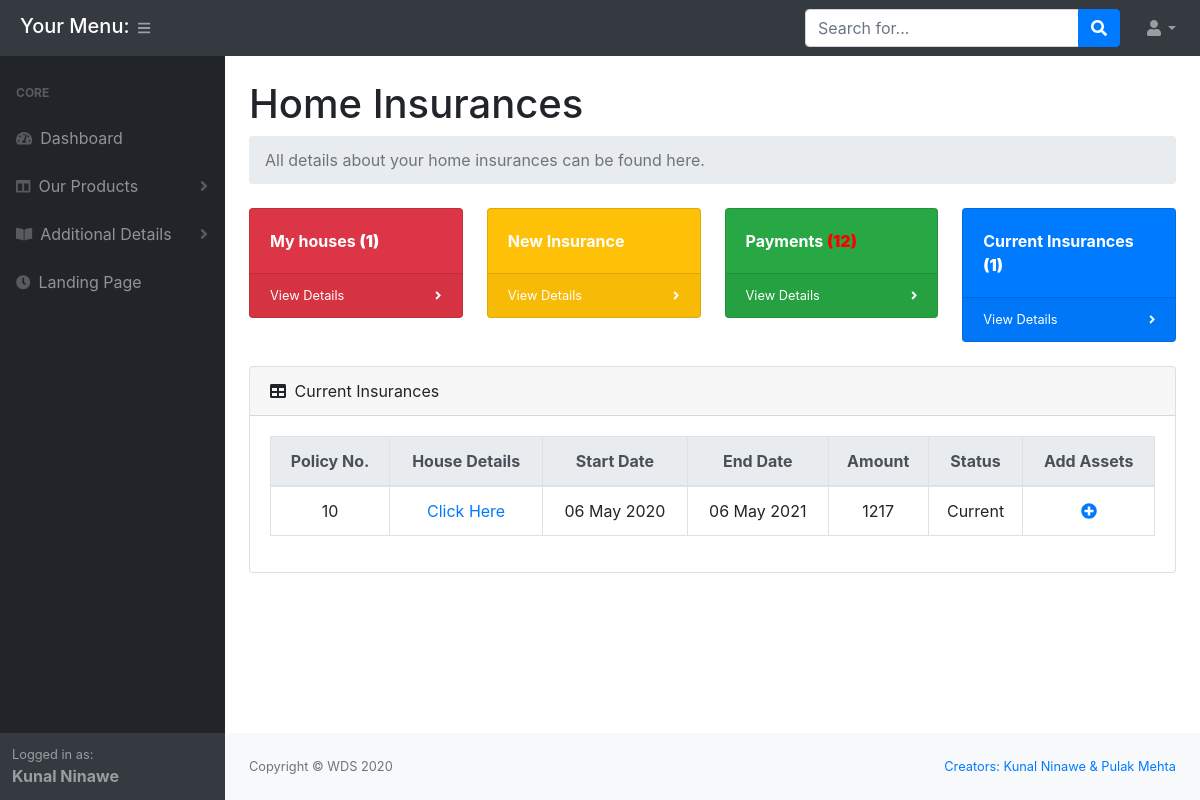
Before: /customer/current_ins.php (signed in) with the older database file.
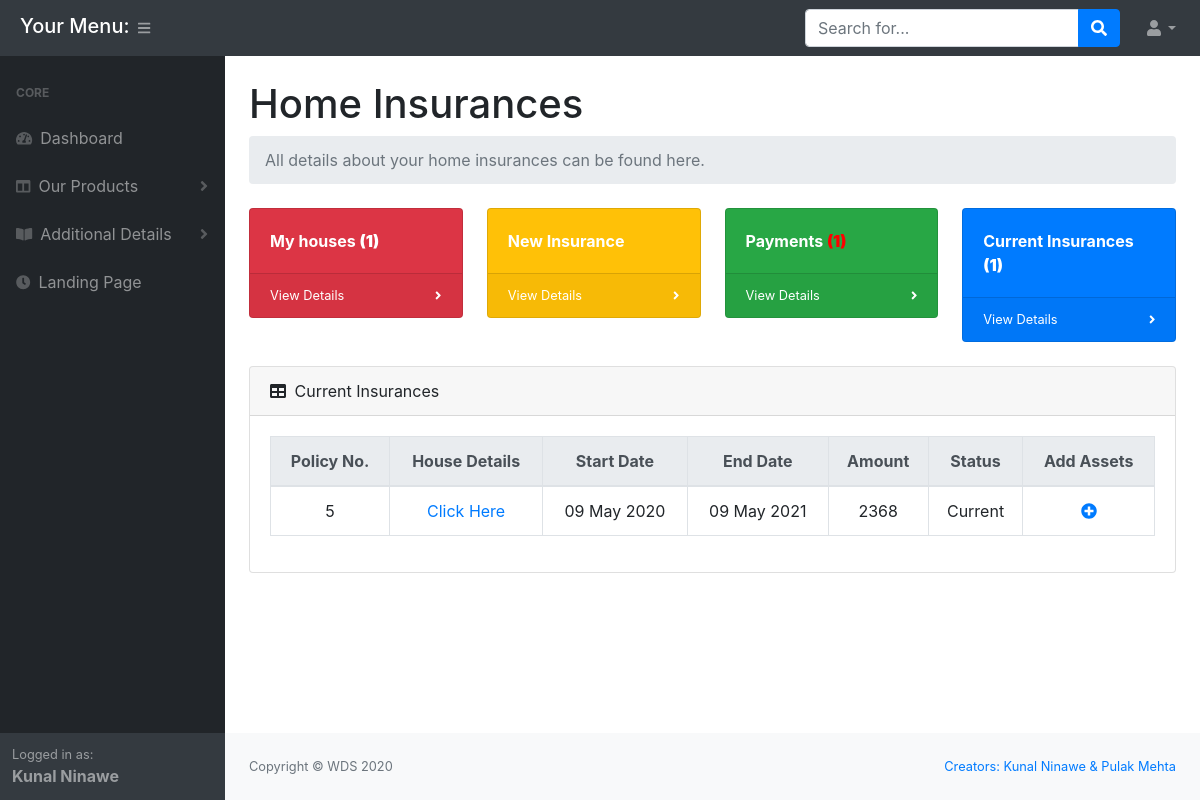
After: the same page with the newer database file.
### tables this page shows
CREATE TABLE IF NOT EXISTS `home_ins` (
  `hinsid` int(11) NOT NULL AUTO_INCREMENT,
  `cust_id` int(11) NOT NULL,
  `start_date` date NOT NULL,
  `end_date` date NOT NULL,
  `total_amount` bigint(13) NOT NULL,
  `status` varchar(1) NOT NULL DEFAULT 'C',
  PRIMARY KEY (`hinsid`),
  KEY `fk_cust_id` (`cust_id`)
);

### customer/functions.php (the view, shortened to what the changed rows need)
<?php
	function getFormattedDate($time){
        $day=date("d",$time);
        $month=date("M",$time);
        $year=date("Y",$time);
        return ($day." ".$month." ".$year);
	}
	function showHomeInsDetails($email){
		global $conn;
		$sql = "SELECT * FROM home_ins WHERE cust_id=(SELECT cust_id FROM cust_details WHERE email='$email')";
		$query = mysqli_query($conn, $sql);
		$num_rows = mysqli_num_rows($query);
		if($num_rows > 0){
			return $query;
		}
		else{
			return false;
		}
	}
	function getCurrentMonthPaymentCount($email){
		global $conn;
		$sql = "SELECT * FROM home_ins_payments WHERE status = '0' AND hinsid IN(
			SELECT hinsid FROM home_ins WHERE cust_id=(
				SELECT cust_id FROM cust_details WHERE email='$email')
		) ORDER BY hinsid asc";
		$query = mysqli_query($conn, $sql);
		$rows = mysqli_num_rows($query);
		if($rows>0){
			return $rows;
		}
		else{
			return 0;
		}
	}
	function getPaymentCountForHins($hinsid){
		global $conn;
		$hinsid = mysqli_real_escape_string($conn, $hinsid);
		$sql = "SELECT * FROM home_ins_payments WHERE status = '0' AND hinsid='$hinsid'";
		$query = mysqli_query($conn, $sql);
		$rows = mysqli_num_rows($query);
		if($rows>0){
			return $rows;
		}
		else{
			return 0;
		}
	}

### customer/functions.php (the view, shortened to what the changed rows need)
<?php
	function getFormattedDate($time){
        $day=date("d",$time);
        $month=date("M",$time);
        $year=date("Y",$time);
        return ($day." ".$month." ".$year);
	}
	function showHomeInsDetails($email){
		global $conn;
		$sql = "SELECT * FROM home_ins WHERE cust_id=(SELECT cust_id FROM cust_details WHERE email='$email')";
		$query = mysqli_query($conn, $sql);
		$num_rows = mysqli_num_rows($query);
		if($num_rows > 0){
			return $query;
		}
		else{
			return false;
		}
	}
	function getCurrentMonthPaymentCount($email){
		global $conn;
		$sql = "SELECT * FROM home_ins_payments WHERE status = '0' AND hinsid IN(
			SELECT hinsid FROM home_ins WHERE cust_id=(
				SELECT cust_id FROM cust_details WHERE email='$email')
		) ORDER BY hinsid asc";
		$query = mysqli_query($conn, $sql);
		$rows = mysqli_num_rows($query);
		if($rows>0){
			return $rows;
		}
		else{
			return 0;
		}
	}
	function getPaymentCountForHins($hinsid){
		global $conn;
		$hinsid = mysqli_real_escape_string($conn, $hinsid);
		$sql = "SELECT * FROM home_ins_payments WHERE status = '0' AND hinsid='$hinsid'";
		$query = mysqli_query($conn, $sql);
		$rows = mysqli_num_rows($query);
		if($rows>0){
			return $rows;
		}
		else{
			return 0;
		}
	}

### customer/current_ins.php (shortened to what the changed rows need)
<!DOCTYPE html>
<html>
<head>
</head>
<body class="sb-nav-fixed">
    <?php
    require_once 'header.php';
    ?>
    <div id="layoutSidenav_content">
        <?php
        require_once 'home_ins_header.php';
        ?>
        <?php
        $result1 = showHomeInsDetails($_SESSION['email']);
        ?>
        <div class="home_ins_content">
            <div class="card mb-4">
                <div class="card-body">
                    <div class="table-responsive-lg">
                        <table class="table table-bordered table-hover text-center">
                            <thead class="thead-light">
                                <tr>
                                    <th>Policy No.</th>
                                    <th>House Details</th>
                                    <th>Start Date</th>
                                    <th>End Date</th>
                                    <th>Amount</th>
                                    <th>Status</th>
                                    <th>Add Assets</th>
                                </tr>
                            </thead>
                            <tbody>
                            <?php
                            $result = showHomeInsDetails($_SESSION['email']);
                            if ($result == false) {
                                echo " <tr>
                                        <td colspan='8'>No insurances found. &nbsp;&nbsp;Add some from new insurance portal.</td>
                                      </tr>";
                            } else {
                                while ($row = mysqli_fetch_array($result)) {
                                    if($row['status']=='C'){
                                        $row['status'] = 'Current';
                                    }
                                    else{
                                        $row['status'] = 'Expired';
                                    }
                                    $row['start_date'] = getFormattedDate(strtotime($row['start_date']));
                                    $row['end_date'] = getFormattedDate(strtotime($row['end_date']));
                                    $paymentCountForHinsid = getPaymentCountForHins($row['hinsid']);
                                    echo "
                                            <tr>
                                                <td>".$row['hinsid']."</td>
                                                <td><a href='#' data-toggle='modal' data-target='#homeDetailsModall".$row['hinsid']."'>Click Here</a></td>
                                                <td>" . $row['start_date'] . "</td>
                                                <td>" . $row['end_date'] . "</td>
                                                <td>" . $row['total_amount'] . "</td>
                                                <td>" . $row['status'] . "</td>";
                                    if($paymentCountForHinsid > 0){
                                        echo "  <td><a href='#' data-toggle='modal' data-target='#addAssetModal".$row['hinsid']."'><i class='fas fa-plus-circle'></i></a></td>";
                                    }
                                    else{
                                        echo "  <td>Payments Completed</td>";
                                    }
                                    echo  "  </tr>
                                        ";
                                }
                            }
                            ?>
                            </tbody>
                        </table>
                    </div>
                </div>
            </div>
        </div>
    </div>
    </main>
    </div>
</body>
</html>

### customer/home_ins_header.php (shortened to what the changed rows need)
<main>
                    <div class="container-fluid">
                        <h1 class="mt-4">Home Insurances</h1>
                        <div class="row">
                            <div class="col-xl-3 col-md-6">
                                <div class="card bg-success text-white mb-4" style="font-weight: bold;">
                                    <div class="card-body">Payments <b style="color:red;">(<?php echo getCurrentMonthPaymentCount($_SESSION['email']); ?>)</b></div>
                                </div>
                            </div>
                        </div>

Changed rows visible on the page:
no longer on this page (row edited): home_ins: hinsid "10", start_date "06 May 2020", end_date "06 May 2021", total_amount "1217", status "Current"
now on this page (row edited): home_ins: hinsid "5", start_date "09 May 2020", end_date "09 May 2021", total_amount "2368", status "Current"
Other visible differences:
getCurrentMonthPaymentCount($_SESSION['email']): "12" → "1"
